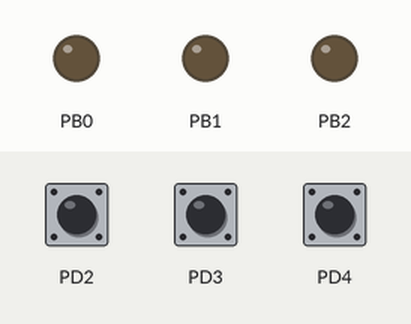
A program run on a simulated ATmega328P, built with avr-gcc and emulated at 16 MHz. Shown: output pins drawn as LEDs (lit = HIGH). The inputs (shaded band) are chosen by the test bench; at power-on: PD2 HIGH, PD3 HIGH, PD4 HIGH.

Above: at 1.2 s.
1.3 s: PD2 pulled LOW for 0.15 s
At 1.4 s:
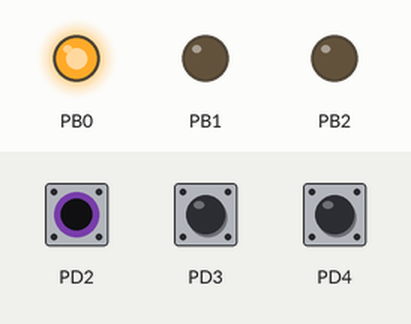
3.0 s: PD3 pulled LOW for 0.15 s
At 3.1 s:
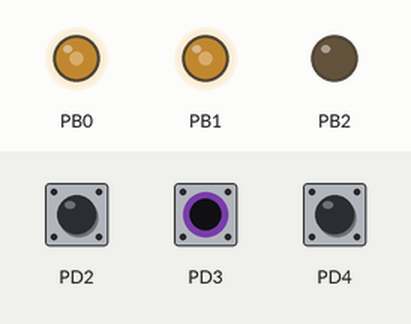
4.7 s: PD4 pulled LOW for 0.15 s
At 4.8 s:
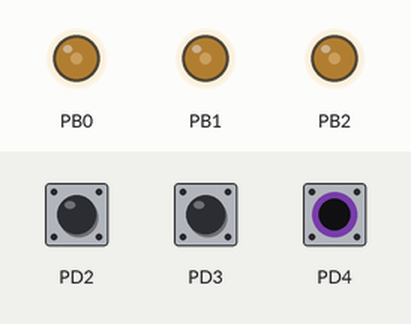
Timing chart, 0 to 7.7 s (numbered marks = the images above; inputs shaded):
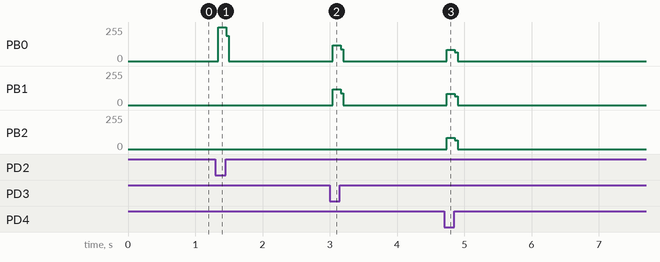

Measured:
- after the input at 1.3 s, PB0: 0/255 → 255/255 at once, → 0/255 0.12 s later
- after the input at 3.0 s, PB0, PB1: 0/255 → 118/255 at once, → 0/255 0.12 s later
- after the input at 4.7 s, PB0–2: 0/255 → 85/255 at once, → 0/255 0.12 s later

The program:

main.c
```c
/*
 * Three Buttons and Three LEDs
 * Board: Arduino Uno R3
 * MCU: ATmega328P
 * Toolchain: AVR-GCC
 *
 * Bare-metal AVR C. No Arduino framework functions are used.
 * Independently rewritten from the concepts studied in "Simply AVR".
 */

#define F_CPU 16000000UL

#include <avr/io.h>

#define BUTTONS ((1U << PD2) | (1U << PD3) | (1U << PD4))
#define LEDS    ((1U << PB0) | (1U << PB1) | (1U << PB2))

int main(void)
{
    DDRD &= (uint8_t)~BUTTONS;
    PORTD |= BUTTONS;  // Internal pull-ups

    DDRB |= LEDS;

    while (1)
    {
        PORTB &= (uint8_t)~LEDS;

        if ((PIND & (1U << PD2)) == 0)
            PORTB |= (1U << PB0);

        if ((PIND & (1U << PD3)) == 0)
            PORTB |= (1U << PB0) | (1U << PB1);

        if ((PIND & (1U << PD4)) == 0)
            PORTB |= LEDS;
    }
}
```
